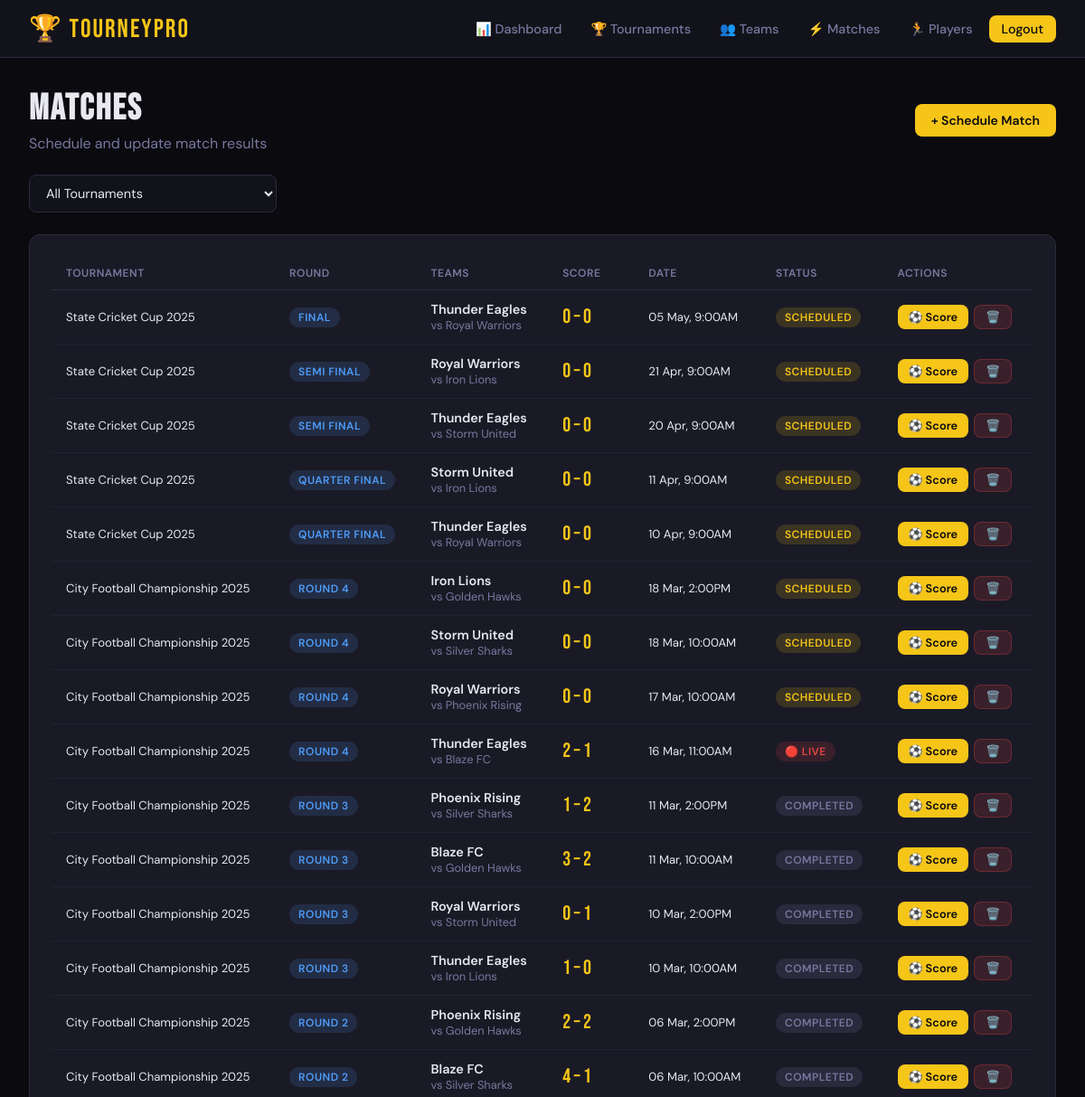
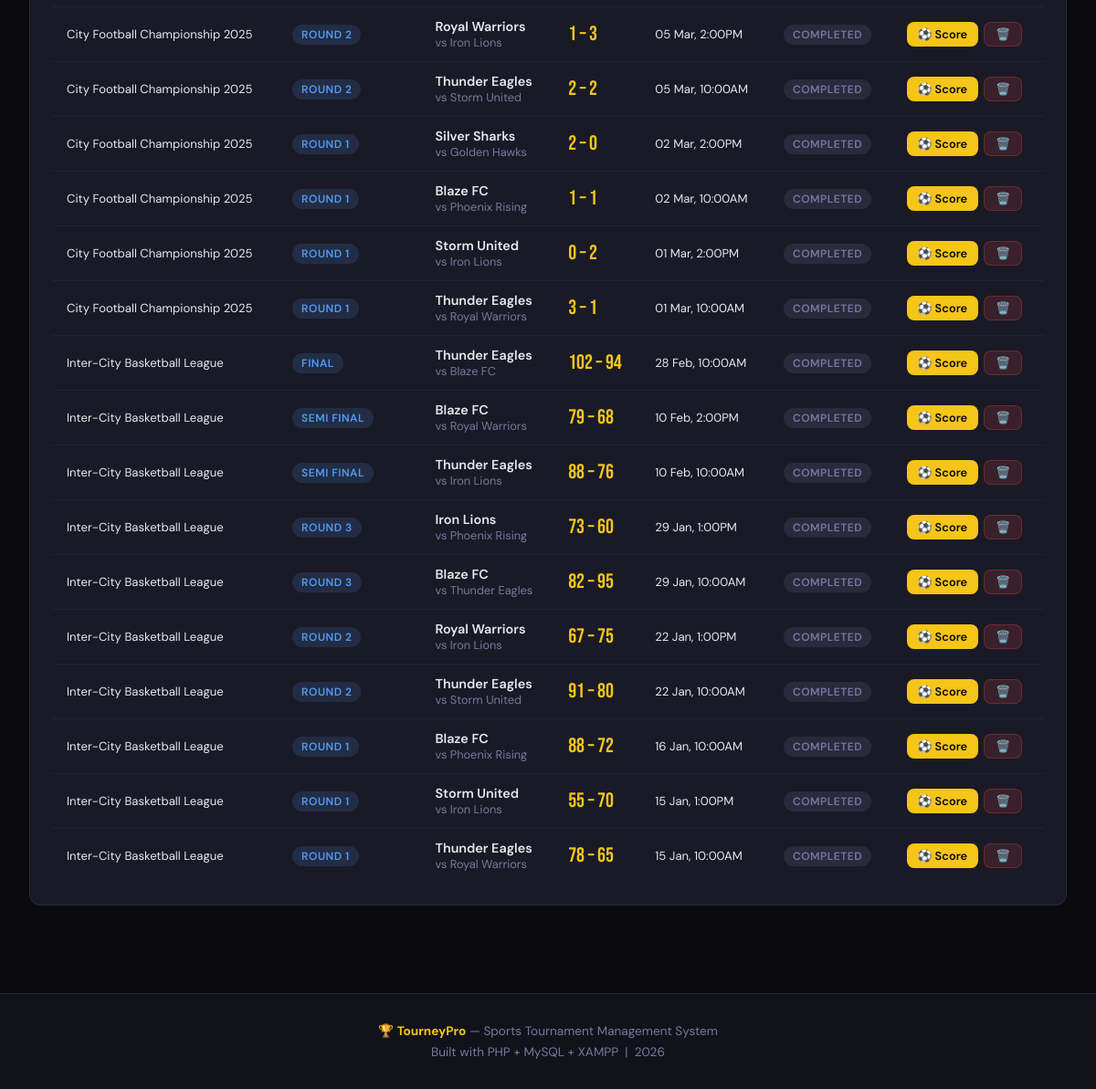
Page /admin/matches.php (signed in) on the committed database (2 pictures, top to bottom).
### tables this page shows
CREATE TABLE IF NOT EXISTS matches (
    id INT AUTO_INCREMENT PRIMARY KEY,
    tournament_id INT NOT NULL,
    team1_id INT NOT NULL,
    team2_id INT NOT NULL,
    match_date DATETIME,
    venue VARCHAR(200),
    round_name VARCHAR(50) DEFAULT 'Round 1',
    team1_score INT DEFAULT 0,
    team2_score INT DEFAULT 0,
    winner_id INT,
    status ENUM('scheduled','live','completed','cancelled') DEFAULT 'scheduled',
    notes TEXT,
    created_at TIMESTAMP DEFAULT CURRENT_TIMESTAMP,
    FOREIGN KEY (tournament_id) REFERENCES tournaments(id) ON DELETE CASCADE,
    FOREIGN KEY (team1_id) REFERENCES teams(id),
    FOREIGN KEY (team2_id) REFERENCES teams(id),
    FOREIGN KEY (winner_id) REFERENCES teams(id)
);

CREATE TABLE IF NOT EXISTS tournaments (
    id INT AUTO_INCREMENT PRIMARY KEY,
    name VARCHAR(200) NOT NULL,
    sport_id INT,
    format ENUM('knockout','round_robin','group_stage') DEFAULT 'knockout',
    start_date DATE NOT NULL,
    end_date DATE NOT NULL,
    location VARCHAR(200),
    max_teams INT DEFAULT 16,
    status ENUM('upcoming','ongoing','completed') DEFAULT 'upcoming',
    description TEXT,
    created_at TIMESTAMP DEFAULT CURRENT_TIMESTAMP,
    FOREIGN KEY (sport_id) REFERENCES sports(id) ON DELETE SET NULL
);

CREATE TABLE IF NOT EXISTS teams (
    id INT AUTO_INCREMENT PRIMARY KEY,
    name VARCHAR(150) NOT NULL,
    coach VARCHAR(100),
    contact_email VARCHAR(150),
    contact_phone VARCHAR(20),
    city VARCHAR(100),
    logo_url VARCHAR(255),
    created_at TIMESTAMP DEFAULT CURRENT_TIMESTAMP
);

### admin/matches.php (the view, shortened to what this page needs)
<?php
require_once '../includes/config.php';
$filter_tid = isset($_GET['tournament']) ? (int)$_GET['tournament'] : 0;
$where = $filter_tid ? "WHERE m.tournament_id=$filter_tid" : "";
$matches = $conn->query("
    SELECT m.*, t1.name as t1, t2.name as t2, w.name as winner, tr.name as tname
    FROM matches m
    JOIN teams t1 ON m.team1_id=t1.id
    JOIN teams t2 ON m.team2_id=t2.id
    JOIN tournaments tr ON m.tournament_id=tr.id
    LEFT JOIN teams w ON m.winner_id=w.id
    $where
    ORDER BY m.match_date DESC, m.id DESC
");
?>
<?php include '../includes/header.php'; ?>
<div class="container">
    <div style="display:flex;align-items:center;justify-content:space-between;margin-bottom:1.5rem;flex-wrap:wrap;gap:1rem;">
        <div>
            <h1 class="page-title">MATCHES</h1>
            <p class="page-subtitle">Schedule and update match results</p>
        </div>
        <a href="?action=add" class="btn btn-primary">+ Schedule Match</a>
    </div>
    <form method="GET" style="display:flex;gap:1rem;margin-bottom:1.5rem;flex-wrap:wrap;">
        <select name="tournament" class="form-control" style="width:auto;" onchange="this.form.submit()">
            <option value="">All Tournaments</option>
        </select>
    </form>
    <div class="card">
        <div class="table-wrap">
        <table>
            <thead><tr><th>Tournament</th><th>Round</th><th>Teams</th><th>Score</th><th>Date</th><th>Status</th><th>Actions</th></tr></thead>
            <tbody>
            <?php if($matches->num_rows === 0): ?>
                <tr><td colspan="7" style="text-align:center;padding:3rem;color:var(--muted);">No matches. Schedule one above!</td></tr>
            <?php else: while($m=$matches->fetch_assoc()): ?>
                <?php $sc=['scheduled'=>'badge-yellow','live'=>'badge-red','completed'=>'badge-gray','cancelled'=>'badge-gray'][$m['status']]??'badge-gray'; ?>
                <tr>
                    <td style="font-size:0.82rem;"><?=htmlspecialchars($m['tname'])?></td>
                    <td><span class="badge badge-blue"><?=htmlspecialchars($m['round_name'])?></span></td>
                    <td>
                        <div style="font-weight:600;"><?=htmlspecialchars($m['t1'])?></div>
                        <div style="color:var(--muted);font-size:0.8rem;">vs <?=htmlspecialchars($m['t2'])?></div>
                    </td>
                    <td style="font-family:'Bebas Neue',sans-serif;font-size:1.4rem;color:var(--accent);"><?=$m['team1_score']?> – <?=$m['team2_score']?></td>
                    <td style="font-size:0.82rem;"><?=$m['match_date']?date('d M, g:iA',strtotime($m['match_date'])):'—'?></td>
                    <td><span class="badge <?=$sc?>"><?=$m['status']==='live'?'🔴 ':''?><?=ucfirst($m['status'])?></span></td>
                    <td>
                        <div style="display:flex;gap:6px;">
                            <a href="?edit=<?=$m['id']?>" class="btn btn-primary btn-sm">⚽ Score</a>
                            <form method="POST" style="margin:0;" onsubmit="return confirm('Delete match?')">
                                <button class="btn btn-danger btn-sm">🗑️</button>
                            </form>
                        </div>
                    </td>
                </tr>
            <?php endwhile; endif; ?>
            </tbody>
        </table>
        </div>
    </div>
</div>
<?php include '../includes/footer.php'; ?>

### includes/header.php (style rules this page uses)
*, *::before, *::after { box-sizing: border-box; margin: 0; padding: 0; }
:root { --black: #0a0a0f; --dark: #12121a; --card: #1a1a26; --border: #2a2a3d; --accent: #f5c518; --accent2: #e8773a; --green: #29c96e; --red: #e84545; --blue: #4f9cf9; --text: #e8e8f0; --muted: #7878a0; --radius: 12px; }
body { font-family: 'DM Sans', sans-serif; background: var(--black); color: var(--text); min-height: 100vh; }
.container { max-width: 1280px; margin: 0 auto; padding: 2rem; }
.page-title { font-family: 'Bebas Neue', sans-serif; font-size: 2.5rem; letter-spacing: 2px; color: var(--text); }
.page-subtitle { color: var(--muted); margin-top: 4px; }
.card { background: var(--card); border: 1px solid var(--border); border-radius: var(--radius); padding: 1.5rem; }
.badge { display: inline-flex; align-items: center; gap: 4px; padding: 3px 10px; border-radius: 20px; font-size: 0.75rem; font-weight: 600; text-transform: uppercase; letter-spacing: 0.5px; }
.badge-yellow { background: rgba(245,197,24,0.15); color: var(--accent); }
.badge-red { background: rgba(232,69,69,0.15); color: var(--red); }
.badge-blue { background: rgba(79,156,249,0.15); color: var(--blue); }
.badge-gray { background: var(--border); color: var(--muted); }
.btn { display: inline-flex; align-items: center; gap: 6px; padding: 9px 18px; border-radius: 8px; font-size: 0.875rem; font-weight: 600; cursor: pointer; text-decoration: none; border: none; transition: all 0.2s; }
.btn-primary { background: var(--accent); color: var(--black); }
.btn-danger { background: rgba(232,69,69,0.15); color: var(--red); border: 1px solid rgba(232,69,69,0.3); }
.btn-sm { padding: 5px 12px; font-size: 0.8rem; }
.form-control { width: 100%; background: var(--dark); border: 1px solid var(--border); border-radius: 8px; padding: 10px 14px; color: var(--text); font-size: 0.9rem; font-family: inherit; transition: border-color 0.2s; outline: none; }
.form-control option { background: var(--dark); }
.table-wrap { overflow-x: auto; }
table { width: 100%; border-collapse: collapse; font-size: 0.9rem; }
th { padding: 10px 16px; text-align: left; font-size: 0.75rem; font-weight: 600; text-transform: uppercase; letter-spacing: 0.5px; color: var(--muted); border-bottom: 1px solid var(--border); }
td { padding: 12px 16px; border-bottom: 1px solid rgba(42,42,61,0.5); }
tr:last-child td { border-bottom: none; }

### rows in the picture
matches: tournament.name "State Cricket Cup 2025", round_name "FINAL", team1.name "Thunder Eagles", team2.name "Royal Warriors", team1_score "0", team2_score "0", match_date "05 May, 9:00AM", status "SCHEDULED"
matches: tournament.name "State Cricket Cup 2025", round_name "SEMI FINAL", team1.name "Royal Warriors", team2.name "Iron Lions", team1_score "0", team2_score "0", match_date "21 Apr, 9:00AM", status "SCHEDULED"
matches: tournament.name "State Cricket Cup 2025", round_name "SEMI FINAL", team1.name "Thunder Eagles", team2.name "Storm United", team1_score "0", team2_score "0", match_date "20 Apr, 9:00AM", status "SCHEDULED"
matches: tournament.name "State Cricket Cup 2025", round_name "QUARTER FINAL", team1.name "Storm United", team2.name "Iron Lions", team1_score "0", team2_score "0", match_date "11 Apr, 9:00AM", status "SCHEDULED"
matches: tournament.name "State Cricket Cup 2025", round_name "QUARTER FINAL", team1.name "Thunder Eagles", team2.name "Royal Warriors", team1_score "0", team2_score "0", match_date "10 Apr, 9:00AM", status "SCHEDULED"
matches: tournament.name "City Football Championship 2025", round_name "ROUND 4", team1.name "Iron Lions", team2.name "Golden Hawks", team1_score "0", team2_score "0", match_date "18 Mar, 2:00PM", status "SCHEDULED"
matches: tournament.name "City Football Championship 2025", round_name "ROUND 4", team1.name "Storm United", team2.name "Silver Sharks", team1_score "0", team2_score "0", match_date "18 Mar, 10:00AM", status "SCHEDULED"
matches: tournament.name "City Football Championship 2025", round_name "ROUND 4", team1.name "Royal Warriors", team2.name "Phoenix Rising", team1_score "0", team2_score "0", match_date "17 Mar, 10:00AM", status "SCHEDULED"
matches: tournament.name "City Football Championship 2025", round_name "ROUND 4", team1.name "Thunder Eagles", team2.name "Blaze FC", team1_score "2", team2_score "1", match_date "16 Mar, 11:00AM", status "LIVE"
matches: tournament.name "City Football Championship 2025", round_name "ROUND 3", team1.name "Phoenix Rising", team2.name "Silver Sharks", team1_score "1", team2_score "2", match_date "11 Mar, 2:00PM", status "COMPLETED"
matches: tournament.name "City Football Championship 2025", round_name "ROUND 3", team1.name "Blaze FC", team2.name "Golden Hawks", team1_score "3", team2_score "2", match_date "11 Mar, 10:00AM", status "COMPLETED"
matches: tournament.name "City Football Championship 2025", round_name "ROUND 3", team1.name "Royal Warriors", team2.name "Storm United", team1_score "0", team2_score "1", match_date "10 Mar, 2:00PM", status "COMPLETED"
matches: tournament.name "City Football Championship 2025", round_name "ROUND 3", team1.name "Thunder Eagles", team2.name "Iron Lions", team1_score "1", team2_score "0", match_date "10 Mar, 10:00AM", status "COMPLETED"
matches: tournament.name "City Football Championship 2025", round_name "ROUND 2", team1.name "Phoenix Rising", team2.name "Golden Hawks", team1_score "2", team2_score "2", match_date "06 Mar, 2:00PM", status "COMPLETED"
matches: tournament.name "City Football Championship 2025", round_name "ROUND 2", team1.name "Blaze FC", team2.name "Silver Sharks", team1_score "4", team2_score "1", match_date "06 Mar, 10:00AM", status "COMPLETED"
matches: tournament.name "City Football Championship 2025", round_name "ROUND 2", team1.name "Royal Warriors", team2.name "Iron Lions", team1_score "1", team2_score "3", match_date "05 Mar, 2:00PM", status "COMPLETED"
matches: tournament.name "City Football Championship 2025", round_name "ROUND 2", team1.name "Thunder Eagles", team2.name "Storm United", team1_score "2", team2_score "2", match_date "05 Mar, 10:00AM", status "COMPLETED"
matches: tournament.name "City Football Championship 2025", round_name "ROUND 1", team1.name "Silver Sharks", team2.name "Golden Hawks", team1_score "2", team2_score "0", match_date "02 Mar, 2:00PM", status "COMPLETED"
matches: tournament.name "City Football Championship 2025", round_name "ROUND 1", team1.name "Blaze FC", team2.name "Phoenix Rising", team1_score "1", team2_score "1", match_date "02 Mar, 10:00AM", status "COMPLETED"
matches: tournament.name "City Football Championship 2025", round_name "ROUND 1", team1.name "Storm United", team2.name "Iron Lions", team1_score "0", team2_score "2", match_date "01 Mar, 2:00PM", status "COMPLETED"
matches: tournament.name "City Football Championship 2025", round_name "ROUND 1", team1.name "Thunder Eagles", team2.name "Royal Warriors", team1_score "3", team2_score "1", match_date "01 Mar, 10:00AM", status "COMPLETED"
matches: tournament.name "Inter-City Basketball League", round_name "FINAL", team1.name "Thunder Eagles", team2.name "Blaze FC", team1_score "102", team2_score "94", match_date "28 Feb, 10:00AM", status "COMPLETED"
matches: tournament.name "Inter-City Basketball League", round_name "SEMI FINAL", team1.name "Blaze FC", team2.name "Royal Warriors", team1_score "79", team2_score "68", match_date "10 Feb, 2:00PM", status "COMPLETED"
matches: tournament.name "Inter-City Basketball League", round_name "SEMI FINAL", team1.name "Thunder Eagles", team2.name "Iron Lions", team1_score "88", team2_score "76", match_date "10 Feb, 10:00AM", status "COMPLETED"
matches: tournament.name "Inter-City Basketball League", round_name "ROUND 3", team1.name "Iron Lions", team2.name "Phoenix Rising", team1_score "73", team2_score "60", match_date "29 Jan, 1:00PM", status "COMPLETED"
matches: tournament.name "Inter-City Basketball League", round_name "ROUND 3", team1.name "Blaze FC", team2.name "Thunder Eagles", team1_score "82", team2_score "95", match_date "29 Jan, 10:00AM", status "COMPLETED"
matches: tournament.name "Inter-City Basketball League", round_name "ROUND 2", team1.name "Royal Warriors", team2.name "Iron Lions", team1_score "67", team2_score "75", match_date "22 Jan, 1:00PM", status "COMPLETED"
matches: tournament.name "Inter-City Basketball League", round_name "ROUND 2", team1.name "Thunder Eagles", team2.name "Storm United", team1_score "91", team2_score "80", match_date "22 Jan, 10:00AM", status "COMPLETED"
matches: tournament.name "Inter-City Basketball League", round_name "ROUND 1", team1.name "Blaze FC", team2.name "Phoenix Rising", team1_score "88", team2_score "72", match_date "16 Jan, 10:00AM", status "COMPLETED"
matches: tournament.name "Inter-City Basketball League", round_name "ROUND 1", team1.name "Storm United", team2.name "Iron Lions", team1_score "55", team2_score "70", match_date "15 Jan, 1:00PM", status "COMPLETED"
matches: tournament.name "Inter-City Basketball League", round_name "ROUND 1", team1.name "Thunder Eagles", team2.name "Royal Warriors", team1_score "78", team2_score "65", match_date "15 Jan, 10:00AM", status "COMPLETED"
